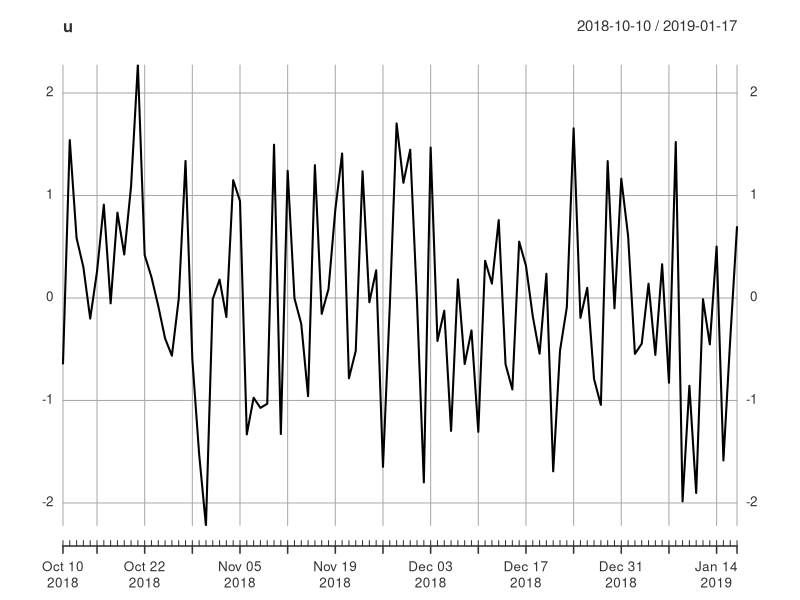
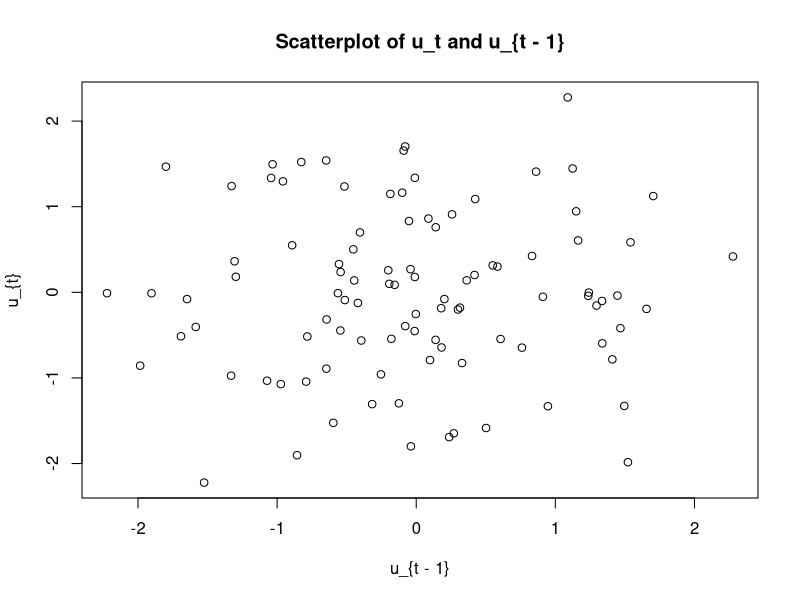
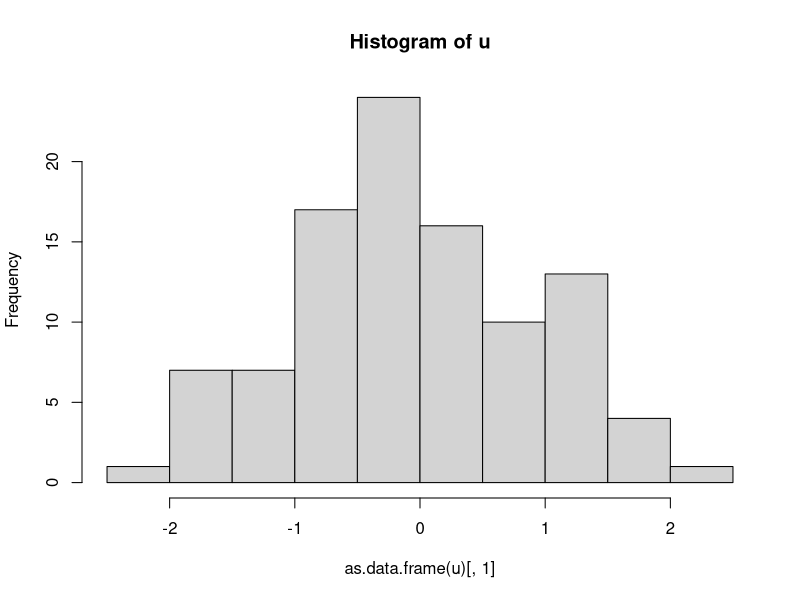
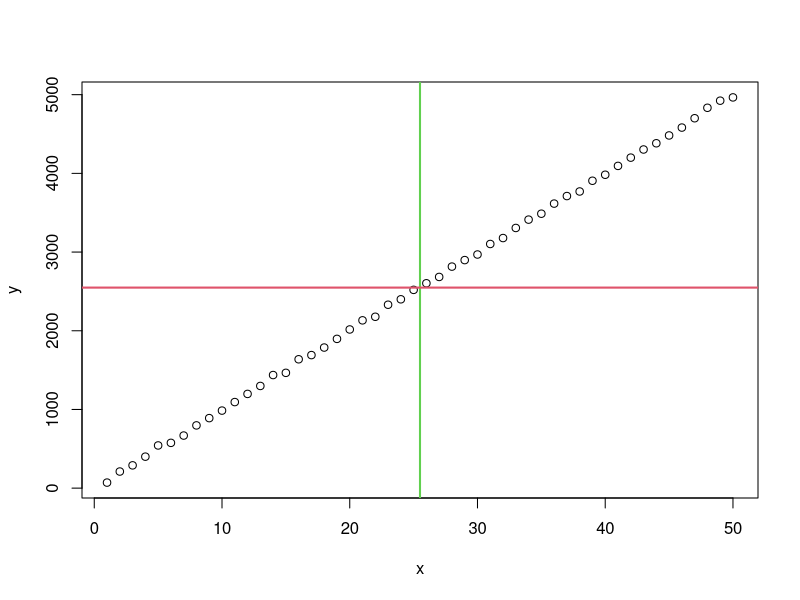

Source code (R) for these figures, in order:
## ---- chunk 1
library(xts)
## ---- chunk 2
randomValues <- rnorm(100)
timeIndex <- seq.Date(as.Date("2018-10-10"), by = "day", length.out = 100)
u <- xts(randomValues, timeIndex)
plot(u)
mean(u)
## ---- chunk 3
uL1 <- lag(u)
combinedSeries <- cbind(u, uL1)
plot(as.data.frame(uL1)[, 1], as.data.frame(u)[, 1], xlab = "u_{t - 1}", ylab = "u_{t}", main = "Scatterplot of u_t and u_{t - 1}")
## ---- chunk 4
hist(as.data.frame(u)[, 1], main = "Histogram of u")
## ---- chunk 5
x <- 1:50
noise <- 20*rnorm(50)
## ---- chunk 6
y <- 100 * x + noise
## ---- chunk 7
plot(x, y)
mean(x)
mean(y)
abline(v = mean(x), col = 3, lwd = 2)
abline(h = mean(y), col = 2, lwd = 2)
## ---- chunk 8
cov(x, y)
## ---- chunk 9
var(c(2, 3, 10))
acf(c(2, 3, 10), plot = FALSE)
